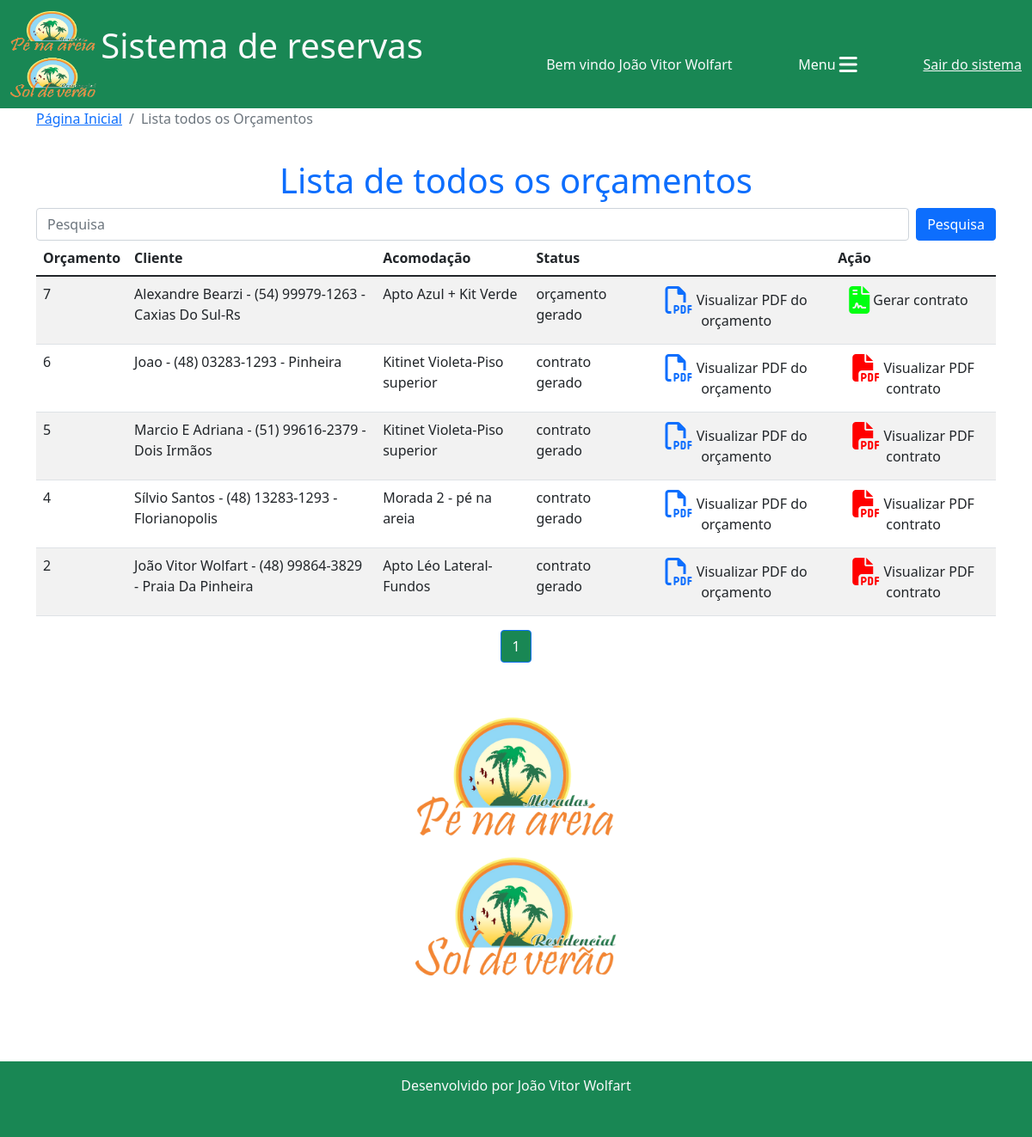
The app's page /reservas/lista_orçamentos_geral/ (signed in), older data.
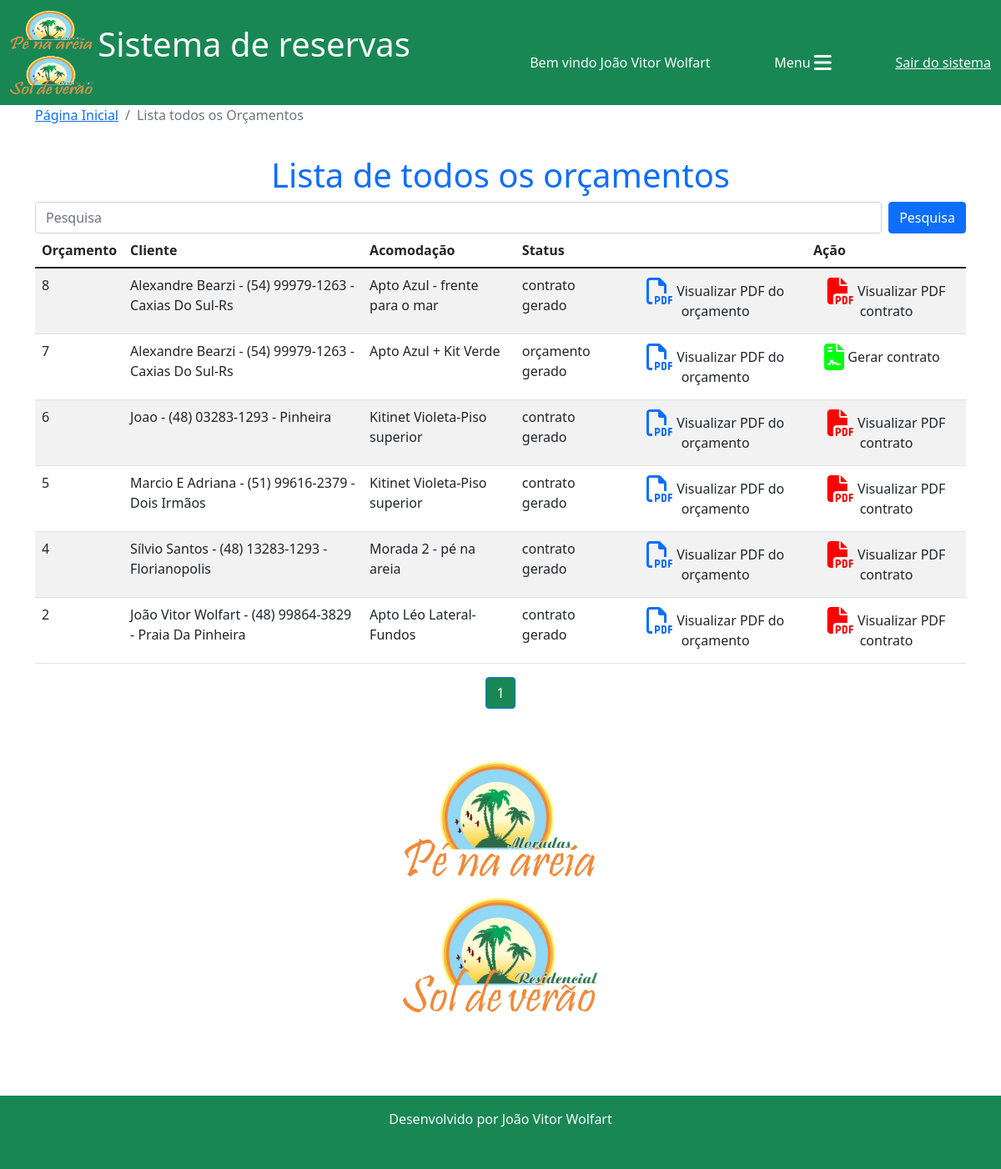
The same page, newer data.
### reservas/models.py (models this page shows, shortened)
class Orcamento(models.Model):
    cliente = models.ForeignKey(Cliente, on_delete=models.CASCADE)
    acomodacao = models.ForeignKey(Acomodacao, on_delete=models.CASCADE)
    data_entrada = models.DateField()
    dia_entrada = models.CharField(max_length=20)
    checkin = models.CharField(max_length=100)
    data_saida = models.DateField()
    dia_saida = models.CharField(max_length=20)
    checkout = models.CharField(max_length=100)
    data_orcamento = models.DateField(default=timezone.now)
    n_ocupantes = models.IntegerField(default=0)
    obs_n_ocupantes = models.CharField(max_length=150, blank=True,)
    n_dias = models.IntegerField()
    valor_diaria = models.DecimalField(default=0, max_digits=7, decimal_places=2)
    taxa_limpeza = models.DecimalField(default=0, max_digits=6, decimal_places=2)
    descontos = models.DecimalField(default=0, max_digits=7, decimal_places=2)
    acrescimos = models.DecimalField(default=0, max_digits=7, decimal_places=2)
    valor_pacote = models.DecimalField(default=0, max_digits=7, decimal_places=2)
    dias_pacote = models.IntegerField(default=0)
    diaria_cheia = models.BooleanField(default=False)
    periodo = models.CharField(max_length=100)
    modificado = models.BooleanField(default=False)
    obs_modificacao = models.CharField(max_length=200, blank=True,)
    eliminado = models.BooleanField(default=False)
    status = models.CharField(max_length=20, choices=(("em digitação", "em digitação"), ("digitação concluída", "digitação concluída"), ("orçamento gerado", "orçamento gerado"), ("contrato gerado", "contrato gerado"),))
    total_valor_reserva = models.DecimalField(default=0, max_digits=7, decimal_places=2)
    confirmado = models.BooleanField(default=False)
    valor_pago = models.DecimalField(default=0, max_digits=7, decimal_places=2)
    valor_extras = models.DecimalField(default=0, max_digits=7, decimal_places=2)
    quitado = models.BooleanField(default=False)

class Cliente(models.Model):
    nome = models.CharField(max_length=30)
    telefone = models.CharField(max_length=20, blank=True,)
    obs = models.CharField(max_length=100)
    dados_adicionais = models.BooleanField(default=False)
    def __str__(self):
        return f"{self.nome} - {self.telefone} - {self.obs}"

class Acomodacao(models.Model):
    nome = models.CharField(max_length=50)
    empreendimento = models.ForeignKey(Empreendimento, on_delete=models.DO_NOTHING)
    tipo = models.CharField(max_length=15)
    quartos = models.IntegerField(blank=True, null=True)
    valor_base = models.DecimalField(max_digits=10, decimal_places=2, blank=True, null=True)
    descricao = models.TextField()
    limite_ideal = models.IntegerField(blank=True, null=True)
    limite_adicional = models.IntegerField(blank=True, null=True)
    aceita_pet = models.BooleanField(default=False)
    def __str__(self):
        return f"{self.nome}"

### reservas/templates/lista_orcamentos_geral.html (shortened to what this page needs)
{% extends 'base.html'%}
{% load static %}
{% block 'conteudo'%}
<nav aria-label="breadcrumb">
  <ol class="breadcrumb">
    <li class="breadcrumb-item"><a href="{% url 'home'%}">Página Inicial</a></li>
    <li class="breadcrumb-item active" aria-current="page">Lista todos os Orçamentos</li>
  </ol>
</nav>
<h1 style="padding-top: 20px;" class="text-center text-primary">Lista de todos os orçamentos</h1>
<div class="col-12">
    <form class="d-flex" action="">
        <input class="form-control me-2" type="search" placeholder="Pesquisa" aria-label="Search" name="termo_cliente">
        <button class="btn btn-primary" type="submit">Pesquisa</button>
    </form>
    <div class="col-12 table-responsive">
        <table class="table table-striped table-hover">
          <thead>
            <tr>
              <th scope="col">Orçamento</th>
              <th scope="col">Cliente</th>
              <th scope="col">Acomodação</th>
              <th scope="col">Status</th>
              <th scope="col"></th>
              <th scope="col">Ação</th>
            </tr>
          </thead>
          <tbody>
            {% for o in orcamentos %}
            <tr>
                <td class="">{{o.id}}</td>
                <td class="">{{o.cliente}}</td>
                <td class="">{{o.acomodacao}}</td>
                <td>{{o.status}}</td>
                {% if o.status == "orçamento gerado" or o.status == "contrato gerado" %}
                <td><a href="{% url 'vizualizar_pdf' o.id%}" target="_blank" class="btn" title="Visualizar PDF"><i class="fa-regular fa-file-pdf fa-2xl text-primary"></i> Visualizar PDF do orçamento</a></td>
                {% else %}
                <td></td>
                {% endif %}
                {% if o.status == "em digitação" %}
                <td><a href="{% url 'finalizar_digitacao' o.id%}" class="btn btn-primary" title="Concluir digitação">Concluir digitação</a></td>
                {% elif o.status == "digitação concluída" %}
                <td><a href="{% url 'gera_pdf_orc' o.id%}" target="_blank" class="btn btn-secondary" title="Gerar PDF">Gerar PDF do orçamento</a></td>
                {% elif o.status == "orçamento gerado" %}
                <td><a href="{% url 'gerar_contrato' o.id%}" class="btn" title="Gerar contrato"><i class="fa-sharp fa-solid fa-file-contract fa-beat fa-2xl" style="color: #00ff11;"></i> Gerar contrato</a></td>
                {% else %}
                <td><a href="{% url 'visualizar_pdf_contrato' o.id%}" target="_blank" class="btn" title="Visualizar PDF contrato"><i class="fa-solid fa-file-pdf fa-flip fa-2xl" style="color: #ff0000;"></i> Visualizar PDF contrato</a></td>
                {% endif %}
            </tr>
            {% endfor %}
          </tbody>
        </table>
</div>
</div>
<nav aria-label="Page navigation example">
    <ul class="pagination justify-content-center">
      {%for pagina in orcamentos.paginator.page_range%}
      {%if orcamentos.number == pagina%}
        <li class="page-item active"><a class="page-link bg-success" href="?p={{pagina}}&termo_cliente={{termo_cliente}}">{{pagina}}</a></li>
      {% elif orcamentos.number > pagina|add:'-3'  and orcamentos.number < pagina|add:'3'%}
        <li class="page-item"><a class="page-link" href="?p={{pagina}}&termo_cliente={{termo_cliente}}">{{pagina}}</a></li>
      {%endif%}
      {%endfor%}
    </ul>
  </nav>
<div class="row">
    <div style="height: 400px; text-align: center;">
      <img src="{% static 'img/logo1.png'%}" alt="" class="image-fluid mt-5" style="height: 300px; margin: 0 auto;">
    </div>
</div>
{% endblock %}

Row changes from the older to the newer data that the page shows:
added Orcamento: id "8", cliente "Alexandre Bearzi - (54) 99979-1263 - Caxias Do Sul-Rs", acomodacao "Apto Azul - frente para o mar", status "contrato gerado", shows "Visualizar PDF do orçamento", shows "Visualizar PDF contrato"
